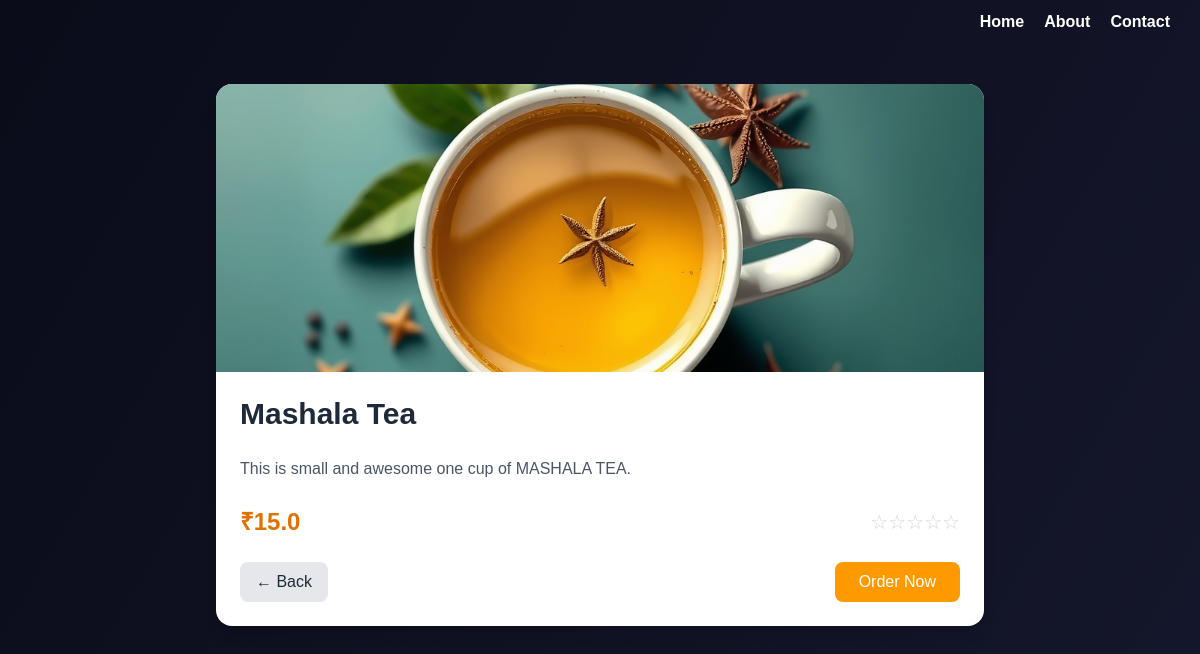
Page /chai/2/ on the committed database.
### DjangoApp/models.py (models this page shows, shortened)
class ChaiVarity(models.Model):
    CHAI_TYPE_CHOICE = [
        ("ML", "MASALA"),
        ("GR", "GINGER"),
        ("KL", "KIWI"),
        ("PL", "PLAIN"),
        ("EL", "ELACHI"),
    ]
    name = models.CharField(max_length=100)
    image = models.ImageField(upload_to="chais/")
    date_added = models.DateTimeField(default=timezone.now)
    type = models.CharField(max_length=2, choices=CHAI_TYPE_CHOICE)
    description = models.TextField(default="Delicious Chai")
    price = models.FloatField(default=20.0)

### DjangoApp/views.py (the view)
# urls.py: path('<int:chai_id>/',views.chai_detail,name="details")
def chai_detail(request, chai_id):
    chai = ChaiVarity.objects.get(id=chai_id)
    return render(request, "DjangoApp/chai_detail.html", {"chai": chai})

### DjangoApp/templates/DjangoApp/chai_detail.html (shortened to what this page needs)
{% extends "layout.html" %}
{% block content %}
<div class="container mx-auto px-4 py-10">
  <div class="max-w-3xl mx-auto bg-white shadow-lg rounded-2xl overflow-hidden">
    <img src="{{ chai.image.url }}" alt="{{ chai.name }}" class="w-full h-72 object-cover">
    <div class="p-6">
      <h1 class="text-3xl font-bold text-gray-800 mb-2">{{ chai.name }}</h1>
      <p class="text-gray-600 leading-relaxed mb-6">
        {{ chai.description }}
      </p>
      <div class="flex items-center justify-between mb-6">
        <span class="text-2xl font-semibold text-amber-600">₹{{ chai.price }}</span>
        <div class="flex">
          {% for i in "12345" %}
            {% if forloop.counter <= chai.rating %}
              <span class="text-yellow-400 text-xl">★</span>
            {% else %}
              <span class="text-gray-300 text-xl">☆</span>
            {% endif %}
          {% endfor %}
        </div>
      </div>
      <div class="flex justify-between items-center">
        <a href="{% url 'all_chai' %}">
          <button class="px-4 py-2 bg-gray-200 hover:bg-gray-300 text-gray-800 rounded-lg transition">
            ← Back
          </button>
        </a>
        <button class="px-6 py-2 bg-amber-500 hover:bg-amber-600 text-white rounded-lg transition">
          Order Now
        </button>
      </div>
    </div>
  </div>
</div>
{% endblock %}

### static/test.css (style rules this page uses)
body { font-family: Arial, sans-serif; background: linear-gradient(120deg, #0b0c1a, #0f1020 40%, #14162b 100%); color: white; }
a { list-style: none; text-decoration: none; color: white; }

### rows in the picture
ChaiVarity: image (picture), name "Mashala Tea", description "This is small and awesome one cup of MASHALA TEA.", price "15.0"
